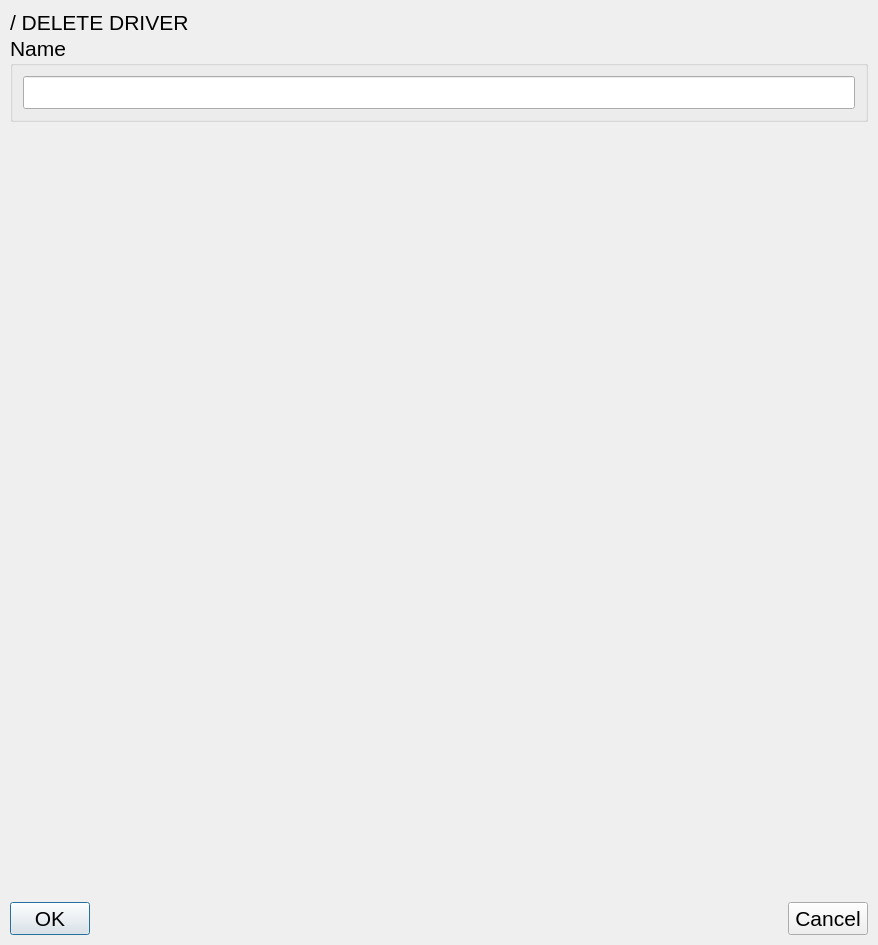
<?xml version="1.0" encoding="UTF-8"?>
<ui version="4.0">
 <class>DialogDeleteDriver</class>
 <widget class="QDialog" name="DialogDeleteDriver">
  <property name="geometry">
   <rect>
    <x>0</x>
    <y>0</y>
    <width>878</width>
    <height>945</height>
   </rect>
  </property>
  <property name="font">
   <font>
    <family>Arial</family>
    <pointsize>32</pointsize>
   </font>
  </property>
  <property name="windowTitle">
   <string>About</string>
  </property>
  <layout class="QVBoxLayout" name="verticalLayout">
   <property name="spacing">
    <number>0</number>
   </property>
   <property name="leftMargin">
    <number>10</number>
   </property>
   <property name="topMargin">
    <number>10</number>
   </property>
   <property name="rightMargin">
    <number>10</number>
   </property>
   <property name="bottomMargin">
    <number>10</number>
   </property>
   <item>
    <layout class="QVBoxLayout" name="layoutCenter">
     <property name="spacing">
      <number>0</number>
     </property>
     <item>
      <layout class="QVBoxLayout" name="layoutTitle">
       <property name="spacing">
        <number>0</number>
       </property>
       <item>
        <widget class="QLabel" name="labelTitle">
         <property name="font">
          <font>
           <family>Arial</family>
           <pointsize>16</pointsize>
          </font>
         </property>
         <property name="text">
          <string>/ DELETE DRIVER</string>
         </property>
         <property name="alignment">
          <set>Qt::AlignLeading|Qt::AlignLeft|Qt::AlignVCenter</set>
         </property>
        </widget>
       </item>
      </layout>
     </item>
     <item>
      <layout class="QVBoxLayout" name="layoutContent">
       <property name="spacing">
        <number>0</number>
       </property>
       <item>
        <widget class="QGroupBox" name="groupBoxDriverName">
         <property name="font">
          <font>
           <family>Arial</family>
           <pointsize>16</pointsize>
          </font>
         </property>
         <property name="title">
          <string>Name</string>
         </property>
         <layout class="QVBoxLayout" name="verticalLayout_2">
          <property name="spacing">
           <number>0</number>
          </property>
          <property name="leftMargin">
           <number>10</number>
          </property>
          <property name="topMargin">
           <number>10</number>
          </property>
          <property name="rightMargin">
           <number>10</number>
          </property>
          <property name="bottomMargin">
           <number>10</number>
          </property>
          <item>
           <widget class="QLineEdit" name="lineEditDriverName">
            <property name="font">
             <font>
              <family>Arial</family>
              <pointsize>16</pointsize>
             </font>
            </property>
            <property name="text">
             <string/>
            </property>
            <property name="readOnly">
             <bool>true</bool>
            </property>
           </widget>
          </item>
         </layout>
        </widget>
       </item>
       <item>
        <spacer name="verticalSpacer">
         <property name="orientation">
          <enum>Qt::Vertical</enum>
         </property>
         <property name="sizeHint" stdset="0">
          <size>
           <width>20</width>
           <height>40</height>
          </size>
         </property>
        </spacer>
       </item>
      </layout>
     </item>
     <item>
      <layout class="QHBoxLayout" name="layoutButtons">
       <property name="spacing">
        <number>0</number>
       </property>
       <item>
        <widget class="QPushButton" name="pushButtonOK">
         <property name="font">
          <font>
           <family>Arial</family>
           <pointsize>16</pointsize>
          </font>
         </property>
         <property name="text">
          <string>OK</string>
         </property>
        </widget>
       </item>
       <item>
        <spacer name="horizontalSpacer">
         <property name="orientation">
          <enum>Qt::Horizontal</enum>
         </property>
         <property name="sizeHint" stdset="0">
          <size>
           <width>40</width>
           <height>20</height>
          </size>
         </property>
        </spacer>
       </item>
       <item>
        <widget class="QPushButton" name="pushButtonCancel">
         <property name="font">
          <font>
           <family>Arial</family>
           <pointsize>16</pointsize>
          </font>
         </property>
         <property name="text">
          <string>Cancel</string>
         </property>
        </widget>
       </item>
      </layout>
     </item>
    </layout>
   </item>
  </layout>
 </widget>
 <resources/>
 <connections/>
</ui>
